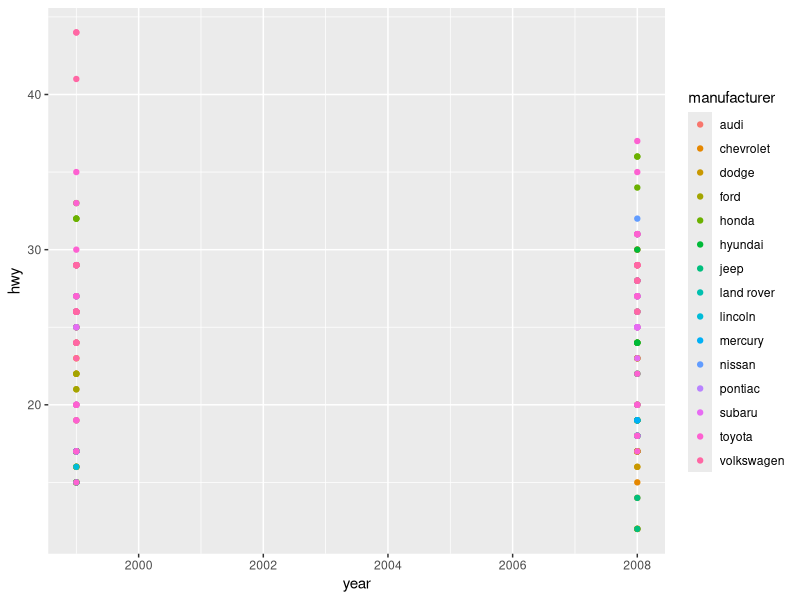

Reproduce this figure in R.
## ---- chunk 1
knitr::opts_chunk$set(echo = FALSE)
library(tidyverse)
## ---- chunk 2
ggplot(mpg, aes(year, hwy)) +
  geom_point(aes(color = manufacturer))
